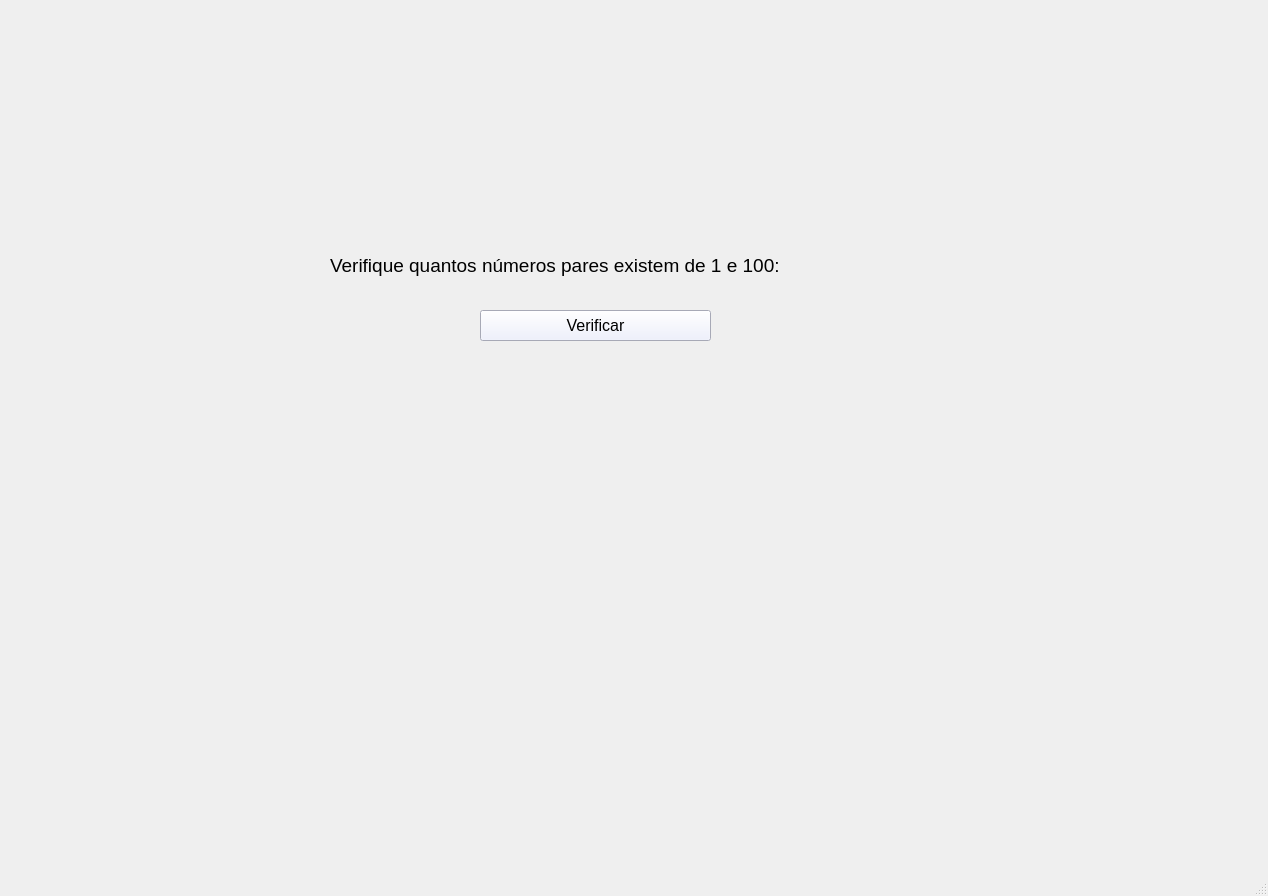
<?xml version="1.0" encoding="UTF-8"?>
<ui version="4.0">
 <class>MainWindow</class>
 <widget class="QMainWindow" name="MainWindow">
  <property name="geometry">
   <rect>
    <x>0</x>
    <y>0</y>
    <width>1268</width>
    <height>896</height>
   </rect>
  </property>
  <property name="windowTitle">
   <string>MainWindow</string>
  </property>
  <widget class="QWidget" name="centralwidget">
   <widget class="QPushButton" name="pushButtonVerificar">
    <property name="geometry">
     <rect>
      <x>480</x>
      <y>310</y>
      <width>231</width>
      <height>31</height>
     </rect>
    </property>
    <property name="font">
     <font>
      <family>Arial</family>
      <pointsize>12</pointsize>
     </font>
    </property>
    <property name="styleSheet">
     <string notr="true">background: #eaedff;</string>
    </property>
    <property name="text">
     <string>Verificar</string>
    </property>
   </widget>
   <widget class="QLabel" name="labelDescricao">
    <property name="geometry">
     <rect>
      <x>330</x>
      <y>250</y>
      <width>531</width>
      <height>31</height>
     </rect>
    </property>
    <property name="font">
     <font>
      <family>Arial</family>
      <pointsize>14</pointsize>
     </font>
    </property>
    <property name="text">
     <string>Verifique quantos números pares existem de 1 e 100:</string>
    </property>
   </widget>
   <widget class="QLabel" name="labelResultado">
    <property name="geometry">
     <rect>
      <x>330</x>
      <y>360</y>
      <width>571</width>
      <height>61</height>
     </rect>
    </property>
    <property name="font">
     <font>
      <family>Arial</family>
      <pointsize>13</pointsize>
     </font>
    </property>
    <property name="text">
     <string/>
    </property>
   </widget>
  </widget>
  <widget class="QMenuBar" name="menubar">
   <property name="geometry">
    <rect>
     <x>0</x>
     <y>0</y>
     <width>1268</width>
     <height>21</height>
    </rect>
   </property>
  </widget>
  <widget class="QStatusBar" name="statusbar"/>
 </widget>
 <resources/>
 <connections/>
</ui>
